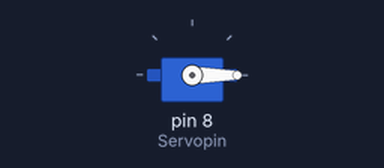
This sketch was run on a simulated Arduino Uno, built with avr-gcc and run on an emulated ATmega328P. Shown: servo.

Above: at 0.05 s.
At 0.65 s:
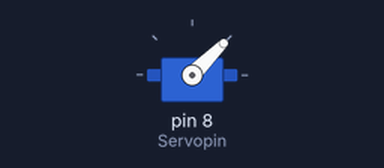
At 1.25 s:
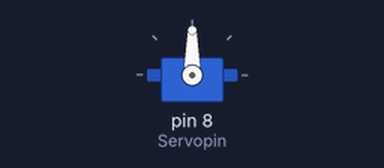
At 2.5 s:
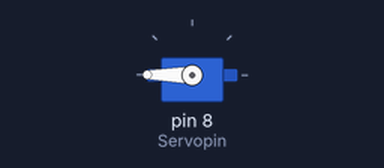
Timing chart, 0 to 5.8 s (numbered marks = the images above):
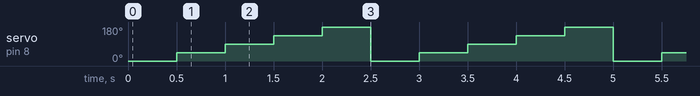

Measured:
- by itself, servo on pin 8 (Servopin): repeats every 2.5 s: 90° 0.50 s, 135° 0.50 s, 180° 0.50 s, 0° 0.50 s, 45° 0.50 s

The sketch:

05b.ino
```cpp
#include <servo.h>
Servo s1;
int Servopin = 8;
void setup()
{
    s1.attach(Servopin);
}
void loop()
{
    for (int i = 0; i <= 180; i += 45)
    {
        s1.write(i);
        delay(500);
    }
}
```
